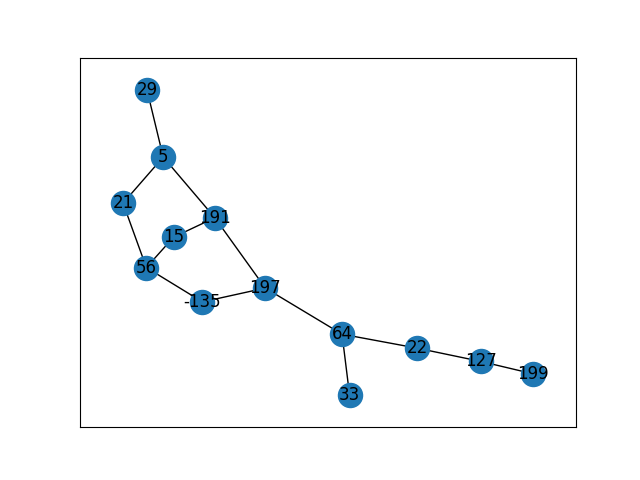

The script that saved this image:
import random
import networkx as nx
import matplotlib.pyplot as plt


class GraphVisualization:
   
    def __init__(self):
          
        # visual is a list which stores all 
        # the set of edges that constitutes a
        # graph
        self.visual = []
          
    # addEdge function inputs the vertices of an
    # edge and appends it to the visual list
    def addEdge(self, a, b):
        temp = [a, b]
        self.visual.append(temp)
          
    # In visualize function G is an object of
    # class Graph given by networkx G.add_edges_from(visual)
    # creates a graph with a given list
    # nx.draw_networkx(G) - plots the graph
    # plt.show() - displays the graph
    def visualize(self):
        G = nx.Graph()
        G.add_edges_from(self.visual)
        nx.draw_networkx(G)
        plt.savefig('graph.png')
        plt.close()


def display(nodes):
    random.shuffle(nodes)
    print(nodes)
    G = GraphVisualization()
    edge = 0
    for edges in nodes:
        edge = random.choice(nodes)
        while edges == edge:
            edge = random.choice(nodes)
        G.addEdge(edges, edge)
    G.visualize()
    G
    
